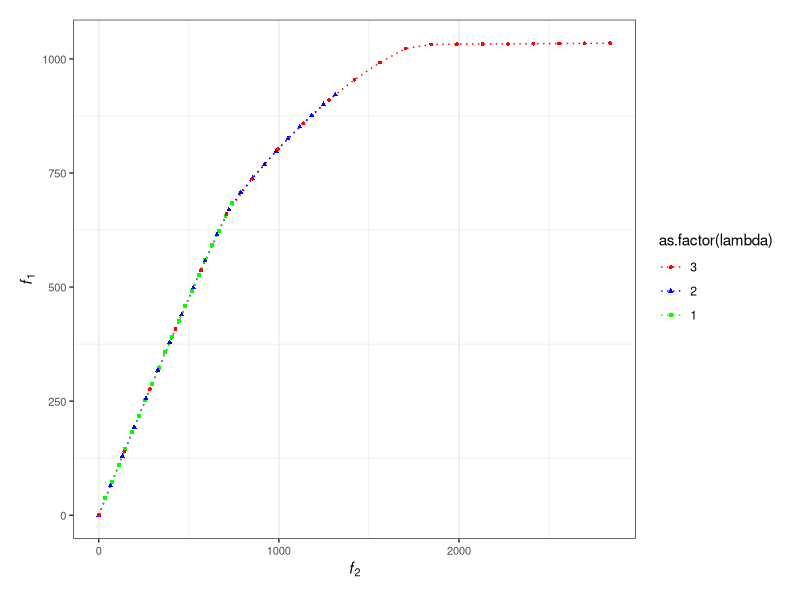
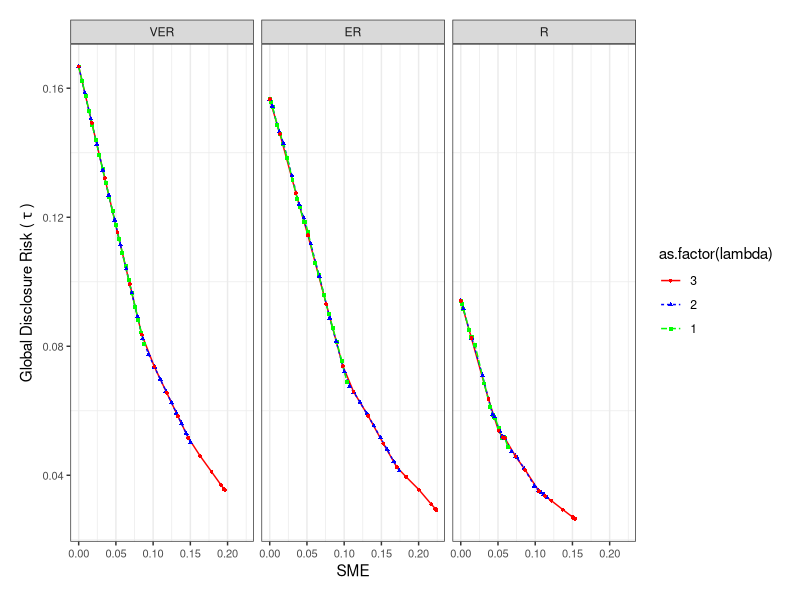
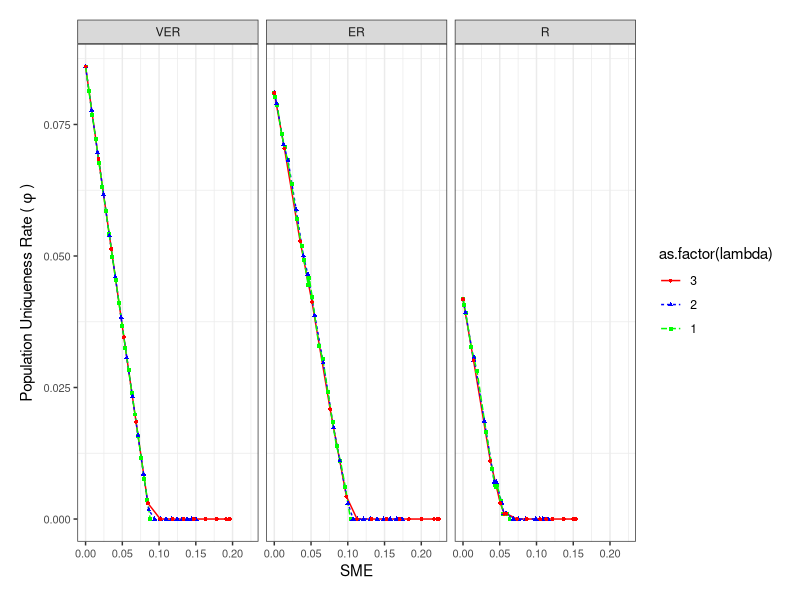
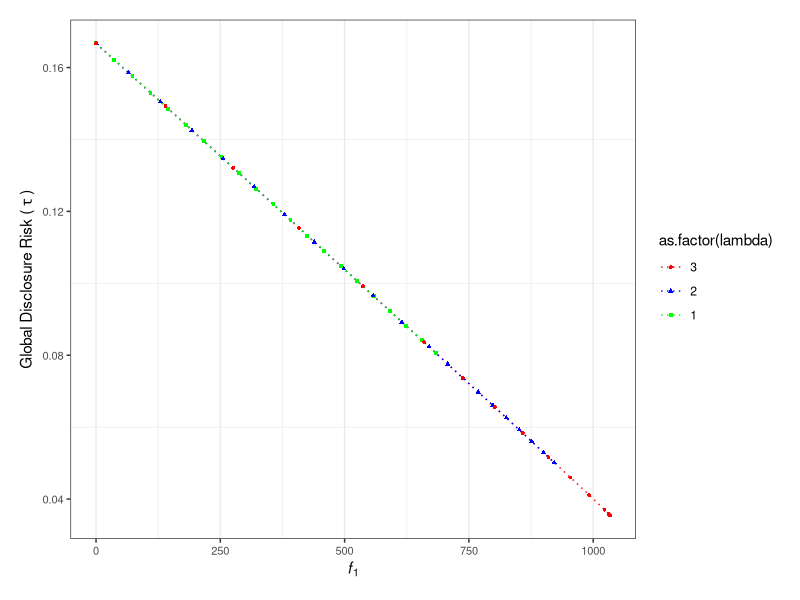
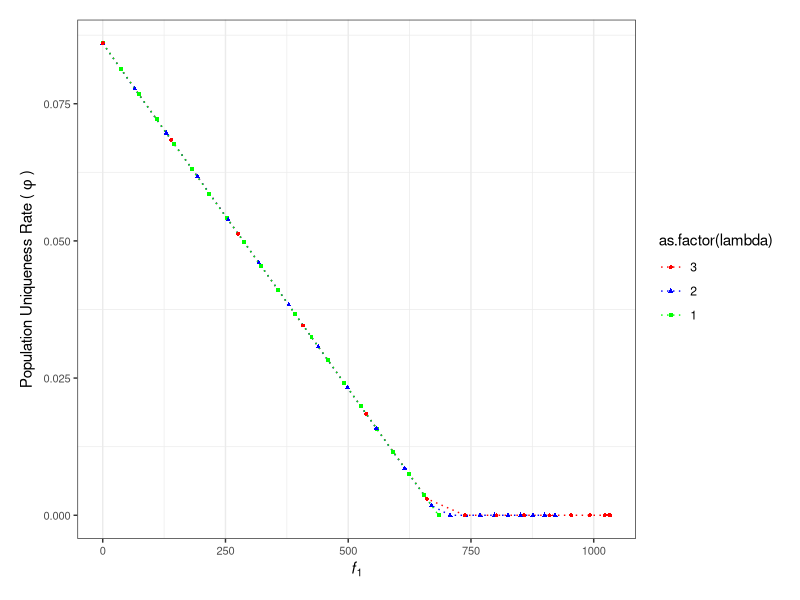
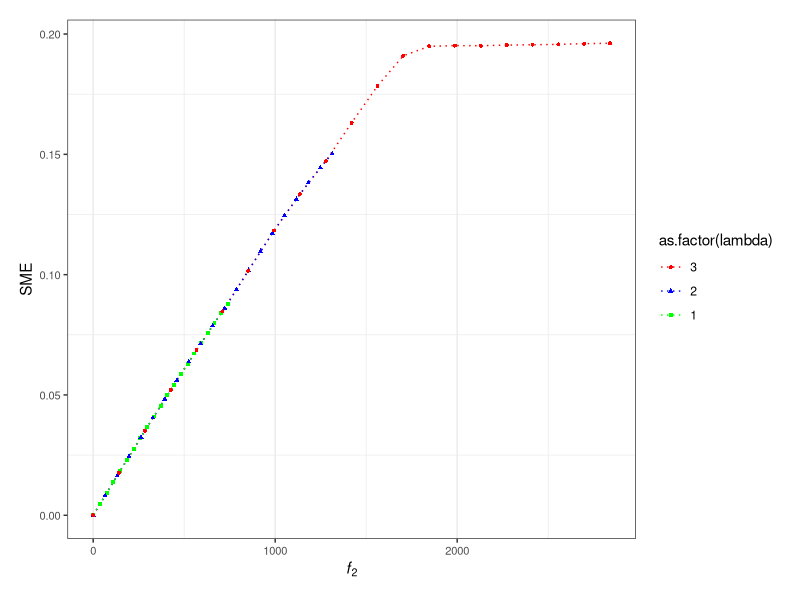

The R source for these figures, in order:
library(ggplot2)
library(dplyr)


########------------- Read data -------------############

options(scipen=999)
bi.data <- readr::read_csv("bi_objective.csv", show_col_types = FALSE)


########------------- Objectives -------------############
bi.data0 <- bi.data %>% filter(predicate == "VER")
# bi.data0$f2[bi.data0$lambda == 1] <- as.numeric(bi.data0[bi.data0$lambda == 1, ]$f2) * 100 / 740.725589257187
# bi.data0$f2[bi.data0$lambda == 2] <- as.numeric(bi.data0[bi.data0$lambda == 2, ]$f2) * 100 / 1313.37213444108
# bi.data0$f2[bi.data0$lambda == 3] <- as.numeric(bi.data0[bi.data0$lambda == 3, ]$f2) * 100 / 2839.76182586111
bi.data0$lambda <- factor(bi.data0$lambda , levels = c("3", "2", "1"))

f0 <- ggplot(data = bi.data0, aes(x=f2, y=f1, fill=as.factor(lambda))) +
  # geom_vline(xintercept=25,linetype=3) +
  # geom_vline(xintercept=50,linetype=3) +
  # geom_vline(xintercept=75,linetype=3) +
  # geom_vline(xintercept=100,linetype=3) +
  #geom_line(aes(linetype=as.factor(lambda), color=as.factor(lambda))) +
  geom_line(linetype=3, aes(color=as.factor(lambda))) +
  geom_point(aes(shape=as.factor(lambda), color=as.factor(lambda)), size=1) +
  #labs(y=expression(italic(f)[1]), x=expression(italic(f)[2]/'max('~italic(f)[2]~')? 100 (%)')) +
  labs(y=expression(italic(f)[1]), x=expression(italic(f)[2])) +
  scale_colour_manual(values = c("red", "blue", "green")) +
  #scale_colour_grey(start = 0.1, end = 0.8) +
  theme_bw() + 
  theme(plot.margin = margin(0.5, 0.5, 0.5, 0.5, unit = "cm"),
        strip.placement = "outside",
        axis.text = element_text(size = 8),
        panel.grid.major.y = element_blank())
f0 

########------------- Metrics -------------############

bi.data$predicate <- factor(bi.data$predicate, levels = c("VER", "ER", "R"))
bi.data$lambda <- factor(bi.data$lambda , levels = c("3", "2", "1"))

f1 <- ggplot(data = bi.data, aes(x=smape, y=risk_1, fill=as.factor(lambda))) +
  #geom_line(aes(linetype=as.factor(lambda), color=as.factor(lambda))) +
  geom_line(aes(linetype=as.factor(lambda), color=as.factor(lambda))) +
  geom_point(aes(shape=as.factor(lambda), color=as.factor(lambda)), size=1) +
  labs(x="SME", y=expression("Global Disclosure Risk ("~tau~')')) +
  facet_grid(cols=vars(predicate)) +
  scale_colour_manual(values = c("red", "blue", "green")) +
  #scale_colour_grey(start = 0.1, end = 0.8) +
  theme_bw() + 
  theme(plot.margin = margin(0.5, 0.5, 0.5, 0.5, unit = "cm"),
        strip.placement = "outside",
        axis.text = element_text(size = 8),
        panel.grid.major.y = element_blank())
f1 

f2 <- ggplot(data = bi.data, aes(x=smape, y=risk_2, fill=as.factor(lambda))) +
  #geom_line(aes(linetype=as.factor(lambda), color=as.factor(lambda))) +
  geom_line(aes(linetype=as.factor(lambda), color=as.factor(lambda))) +
  geom_point(aes(shape=as.factor(lambda), color=as.factor(lambda)), size=1) +
  labs(x="SME", y=expression("Population Uniqueness Rate ("~phi~')')) +
  facet_grid(cols=vars(predicate)) +
  scale_colour_manual(values = c("red", "blue", "green")) +
  #scale_colour_grey(start = 0.1, end = 0.8) +
  theme_bw() + 
  theme(plot.margin = margin(0.5, 0.5, 0.5, 0.5, unit = "cm"),
        strip.placement = "outside",
        axis.text = element_text(size = 8),
        panel.grid.major.y = element_blank())
f2


########------------- Relations -------------############
bi.data0 <- bi.data %>% filter(predicate == "VER")
bi.data0$lambda <- factor(bi.data0$lambda , levels = c("3", "2", "1"))

f3 <- ggplot(data = bi.data0, aes(x=f1, y=risk_1, fill=as.factor(lambda))) +
  #geom_line(aes(linetype=as.factor(lambda), color=as.factor(lambda))) +
  geom_line(linetype=3, aes(color=as.factor(lambda))) +
  geom_point(aes(shape=as.factor(lambda), color=as.factor(lambda)), size=1) +
  labs(y=expression("Global Disclosure Risk ("~tau~')'), x=expression(italic(f)[1])) +
  scale_colour_manual(values = c("red", "blue", "green")) +
  #scale_colour_grey(start = 0.1, end = 0.8) +
  theme_bw() + 
  theme(plot.margin = margin(0.5, 0.5, 0.5, 0.5, unit = "cm"),
        strip.placement = "outside",
        axis.text = element_text(size = 8),
        panel.grid.major.y = element_blank())
f3 

f4 <- ggplot(data = bi.data0, aes(x=f1, y=risk_2, fill=as.factor(lambda))) +
  #geom_line(aes(linetype=as.factor(lambda), color=as.factor(lambda))) +
  geom_line(linetype=3, aes(color=as.factor(lambda))) +
  geom_point(aes(shape=as.factor(lambda), color=as.factor(lambda)), size=1) +
  labs(y=expression("Population Uniqueness Rate ("~phi~')'), x=expression(italic(f)[1])) +
  scale_colour_manual(values = c("red", "blue", "green")) +
  #scale_colour_grey(start = 0.1, end = 0.8) +
  theme_bw() + 
  theme(plot.margin = margin(0.5, 0.5, 0.5, 0.5, unit = "cm"),
        strip.placement = "outside",
        axis.text = element_text(size = 8),
        panel.grid.major.y = element_blank())
f4 

f5 <- ggplot(data = bi.data0, aes(x=f2, y=smape, fill=as.factor(lambda))) +
  #geom_line(aes(linetype=as.factor(lambda), color=as.factor(lambda))) +
  geom_line(linetype=3, aes(color=as.factor(lambda))) +
  geom_point(aes(shape=as.factor(lambda), color=as.factor(lambda)), size=1) +
  labs(y="SME", x=expression(italic(f)[2])) +
  scale_colour_manual(values = c("red", "blue", "green")) +
  #scale_colour_grey(start = 0.1, end = 0.8) +
  theme_bw() + 
  theme(plot.margin = margin(0.5, 0.5, 0.5, 0.5, unit = "cm"),
        strip.placement = "outside",
        axis.text = element_text(size = 8),
        panel.grid.major.y = element_blank())
f5
